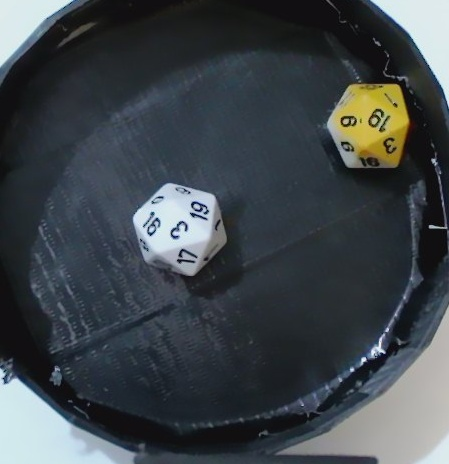
#> input picture image copy 2.png, 449 x 464 px, given in place of the camera
$ python dice.py
#> lines starting #> are read from the running program, lines starting #| are printed output that depends on the picture
import concurrent.futures
import random
from io import BytesIO
from PIL import Image
import cv2
import numpy as np
import os
import RPi.GPIO as GPIO
import time
from dotenv import load_dotenv

load_dotenv()


def _parse_roi():
    raw = os.getenv("CAMERA_ROI", "").strip()
    if not raw:
        return None
    try:
        x, y, w, h = [int(v) for v in raw.split(",")]
        return (x, y, w, h)
    except ValueError:
        print(f"WARNING: Invalid CAMERA_ROI value '{raw}', ignoring.")
        return None


CAMERA_ROI = _parse_roi()

# ---------------------------------------------------------------------------
# Persistent camera — opened once, reused across rolls to eliminate the
# ~500–1000ms VideoCapture(0) init cost that happened on every roll.
# ---------------------------------------------------------------------------
_cap = None


def _get_cap():
    """Return the shared camera, (re)initializing it if needed."""
    global _cap
    if _cap is not None and _cap.isOpened():
        return _cap
    # Release any stale handle before reinitializing
    if _cap is not None:
        _cap.release()
        _cap = None
    print("Initializing camera...")
    cap = cv2.VideoCapture(0)
    cap.set(cv2.CAP_PROP_FOURCC, cv2.VideoWriter_fourcc(*'MJPG'))
    cap.set(cv2.CAP_PROP_FRAME_WIDTH, 1920)
    cap.set(cv2.CAP_PROP_FRAME_HEIGHT, 1080)
    if not cap.isOpened():
        cap.release()
        raise RuntimeError("Camera failed to open at index 0")
    # Drain stale frames after a fresh open
    for _ in range(5):
        cap.read()
#> this loop made 5 passes
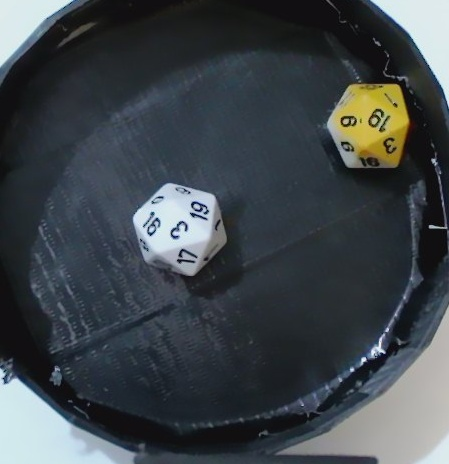
#> input picture image copy 2.png, 449 x 464 px, given in place of the camera
    _cap = cap
    return _cap


def release_camera():
    """Explicitly release the shared camera (e.g. to free it for calibration)."""
    global _cap
    if _cap is not None:
        _cap.release()
        _cap = None


def _apply_roi(frame):
    if CAMERA_ROI is None:
        return frame
    x, y, w, h = CAMERA_ROI
    return frame[y:y+h, x:x+w]


def hardware_activation():
    pin = 6  # GPIO 6

    GPIO.setmode(GPIO.BCM)
    GPIO.setup(pin, GPIO.OUT)
    try:
        # Shake pattern: rapid pulses to agitate the dice
        GPIO.output(pin, GPIO.HIGH)
        time.sleep(0.1)
        GPIO.output(pin, GPIO.LOW)
        time.sleep(0.3)

        # Final push: random duration so dice lands differently each roll
        roll_for = random.uniform(0.2, 0.4)
        GPIO.output(pin, GPIO.HIGH)
        print(f"GPIO {pin} rolling for {roll_for:.2f}s")
        time.sleep(roll_for)
        GPIO.output(pin, GPIO.LOW)
    finally:
        GPIO.cleanup()


def process_frames(frames):
    image_list = []
    for frame in frames[-25:]:
        frame_rgb = cv2.cvtColor(frame, cv2.COLOR_RGB2BGR)
        mem = BytesIO()
        Image.fromarray(frame_rgb).save(mem, format="JPEG")
        mem.seek(0)
        image_list.append(mem)
    return image_list


def generate_gif_from_images(image_list, gif_name):
    processed_images = [Image.open(mem) for mem in image_list]
    processed_images[0].save(
        gif_name,
        save_all=True,
        append_images=processed_images[1:],
        duration=10,
        loop=1
    )
    print(f"GIF saved at: {gif_name}")


def roll_dice(uuid, folder):
    cap = _get_cap()

    # Flush stale frames from the buffer (camera was idle between rolls).
    # 2 frames is enough — the buffer is small on MJPG cameras.
    for _ in range(2):
        cap.read()

    last_frame_gray = None
    frames_since_last_motion = 0
    frames = []             # GIF frames (small, RGB)
    detection_frame = None  # Full-res ROI frame for model inference

    # Auto-calibrate motion threshold from baseline noise before rolling.
    # 5 frames is enough for a stable noise-floor estimate.
    print("Calibrating motion baseline...")
    baseline_scores = []
    for _ in range(5):
        ret, frame = cap.read()
#> frame is the input picture: shape (464, 449, 3); mean B, G, R 75, 70.3, 63.6
        if not ret:
            # Camera dropped — reinitialize and retry once
            release_camera()
            cap = _get_cap()
            ret, frame = cap.read()
            if not ret:
                continue
        small = cv2.resize(_apply_roi(frame), (480, 270), interpolation=cv2.INTER_AREA)
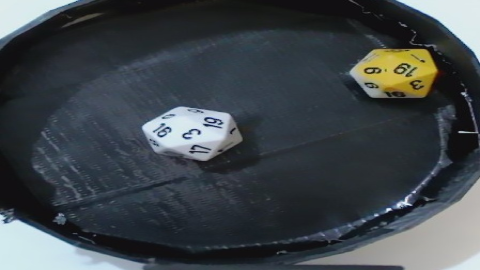
#> small: shape (270, 480, 3); mean B, G, R 74.9, 70.2, 63.5
        gray = cv2.cvtColor(small, cv2.COLOR_BGR2GRAY)
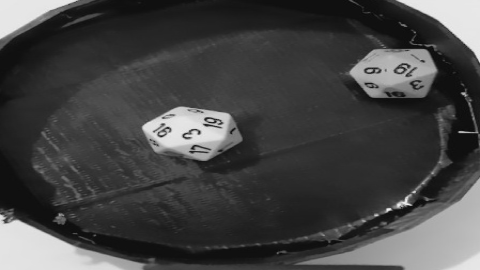
#> gray: shape (270, 480); min 8, max 238, mean 68.7
        if last_frame_gray is not None:
            baseline_scores.append(np.mean(cv2.absdiff(gray, last_frame_gray)))
        last_frame_gray = gray

    noise_floor = np.mean(baseline_scores) if baseline_scores else 1.0
    motion_threshold = max(noise_floor * 3, noise_floor + 2.0)
    print(f"Noise floor: {noise_floor:.2f} → motion threshold: {motion_threshold:.2f}")
    last_frame_gray = None

    hardware_activation()

    # Minimum frames to capture before checking for stop.
    # At ~30fps: 30 frames ≈ 1s. Prevents exit before dice have started moving.
    MIN_ROLLING_FRAMES = 30
    # Consecutive still frames required to declare the dice settled.
    # At ~30fps: 20 frames ≈ 0.67s of stillness.
    STILL_FRAMES_REQUIRED = 20

    total_frames = 0

    while True:
        ret, frame = cap.read()
        if not ret:
            continue

        frame = _apply_roi(frame)
        # Downscale only for motion detection — keeps the loop fast on Pi
        small = cv2.resize(frame, (480, 270), interpolation=cv2.INTER_AREA)
        gray = cv2.cvtColor(small, cv2.COLOR_BGR2GRAY)

        if last_frame_gray is not None:
            diff = cv2.absdiff(gray, last_frame_gray)
            motion_score = np.mean(diff)

            if motion_score > motion_threshold:
                frames_since_last_motion = 0
            else:
                frames_since_last_motion += 1

            # Keep the most recent frame for detection (before resize)
            detection_frame = frame.copy()

            # Store GIF frame (small)
            gif_frame = cv2.resize(frame, (320, 240), interpolation=cv2.INTER_AREA)
            gif_frame = cv2.cvtColor(gif_frame, cv2.COLOR_BGR2RGB)
            frames.append(gif_frame)
            total_frames += 1

            if total_frames >= MIN_ROLLING_FRAMES and frames_since_last_motion >= STILL_FRAMES_REQUIRED:
                print(f"Motion stopped after {total_frames} frames ({frames_since_last_motion} still).")
                break

        last_frame_gray = gray  # small (480x270) for fast comparison

    # Save detection frame at full ROI resolution (not the tiny GIF size)
    cv2.imwrite(f'{folder}/{uuid}.jpg', detection_frame)

    print("Finishing...")
    # Camera stays open — no cap.release()
    return frames, detection_frame.shape  # (H, W, C) — used by caller for GIF generation


if __name__ == "__main__":
    RESULT_FOLDER = "results"
    uuid = "unique_id"
    roll_dice(uuid, RESULT_FOLDER)
    release_camera()
